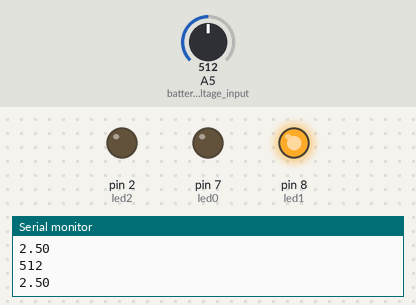
Recording of a sketch running on a simulated Arduino Uno, built with avr-gcc and run on an emulated ATmega328P. On the bench: output pins drawn as LEDs (lit = HIGH), the last lines printed to the serial monitor. Inputs (shaded band) come from the test bench; at power-on: A5 (battery_voltage_input) = 512.

Above: at 2.8 s.
2.9 s: A5 (battery_voltage_input) set to 496
At 4.1 s:
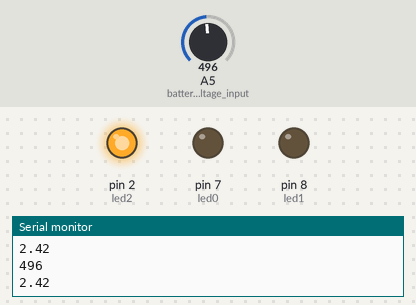
4.5 s: A5 (battery_voltage_input) set to 900
At 5.6 s:
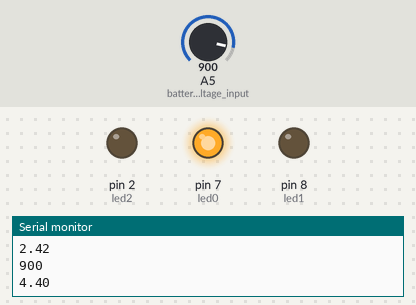
6.5 s: A5 (battery_voltage_input) set to 836
8.2 s: A5 (battery_voltage_input) set to 800
At 9.9 s:
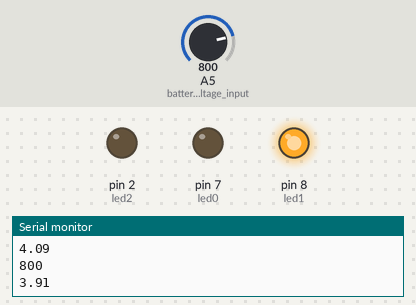
10.5 s: A5 (battery_voltage_input) set to 1023
At 11.5 s:
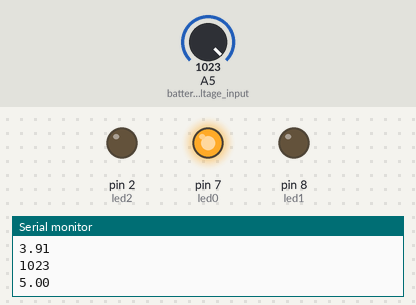
Timing chart, 0 to 13.5 s (numbered marks = the images above; inputs shaded):
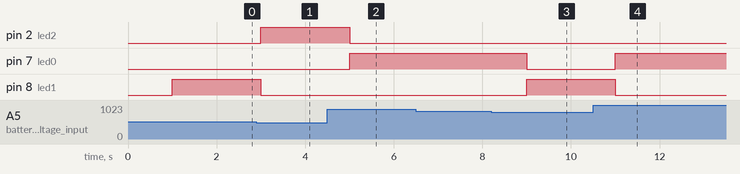

Measured:
- the behaviour switches between 512 and 511 on A5 (battery_voltage_input) (found by bisection; images 0 and 1)
- the behaviour switches between 819 and 818 on A5 (battery_voltage_input) (found by bisection; images 2 and 3)
- after the input at 2.9 s, pin 2 (led2): LOW → HIGH after 0.10 s; pin 8 (led1): HIGH → LOW after 0.10 s
- after the input at 4.5 s, pin 2 (led2): HIGH → LOW after 0.50 s; pin 7 (led0): LOW → HIGH after 0.50 s
- after the input at 8.2 s, pin 7 (led0): HIGH → LOW after 0.80 s; pin 8 (led1): LOW → HIGH after 0.80 s
- after the input at 10.5 s, pin 7 (led0): LOW → HIGH after 0.51 s; pin 8 (led1): HIGH → LOW after 0.51 s

The sketch:

BatteryMonitoring.ino
```cpp
#include<string.h>

// Print battery voltage
// to 16x2 LCD via I2C
// with Voltage Divider (2x 10K resistor)

/*
  Resistors are aligned in series.
  One end goes to Battery - and also to Arduino GND
  The other goes to Battery + and also to Arduino Vin
  The middle (connection between two resistors) goes to Arduino A0
*/
int led0 = 7; // Green LED
int led1 = 8;  // Yellow LED
int led2 = 2; // Red LED

//int sampleWire = 0;
//#include <Wire.h>
//#include <LCD.h>
//#include <LiquidCrystal_I2C.h>


void setup()
{
  Serial.begin(9600);
  pinMode (led0, OUTPUT); //Red LED
  pinMode (led1, OUTPUT); //Yellow LED
  pinMode (led2, OUTPUT); //Green LED

  digitalWrite(led0, LOW);
  digitalWrite(led1, LOW);
  digitalWrite(led2, LOW);

  pinMode(A5, INPUT); // battery voltage input
  pinMode(A5, INPUT_PULLUP); //pullup resistor enables on input
}

void loop()
{
  printVolts();
}

 void printVolts()
{

  delay(1000);
  int sensorValue = analogRead(A5); //read the A5 pin value, which is 0-1023
  Serial.println((String)sensorValue);
  float voltage = sensorValue * (5.0 / 1023.0); //convert the value to a true voltage, 0-5 V.
  Serial.println((String)voltage);

 //green LED on
  if (voltage > 4) //set the voltage considered low battery here
  {
    digitalWrite(led0, HIGH);
    digitalWrite(led1, LOW);
    digitalWrite(led2, LOW);
  }

  //yellow LED on
  if (voltage <= 4 && voltage >= 2.5)
  {
    digitalWrite(led1,HIGH);
    digitalWrite(led2, LOW);
    digitalWrite(led0, LOW);
  }

  //red LED on
  if (voltage < 2.5)
  {
    digitalWrite(led2,HIGH);
    digitalWrite(led1, LOW);
    digitalWrite(led0, LOW);
  }
}
```
